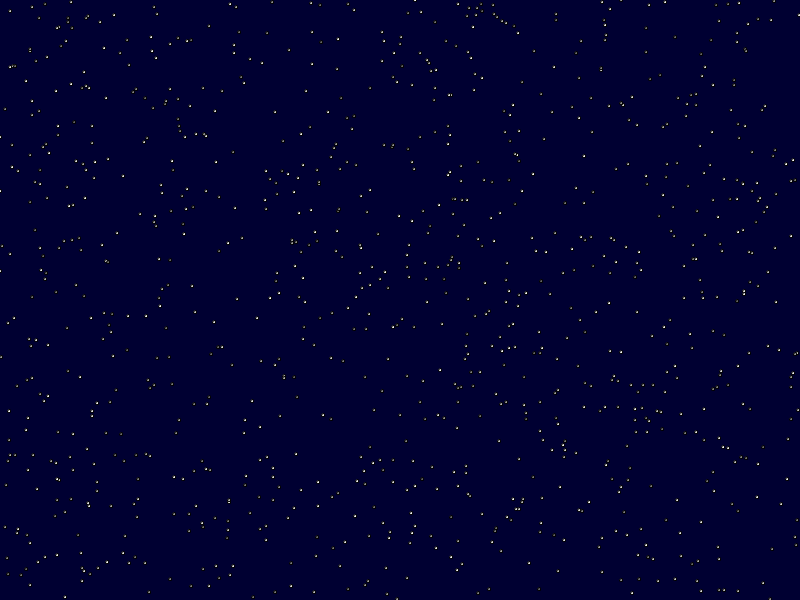
Frame 1 (no input)
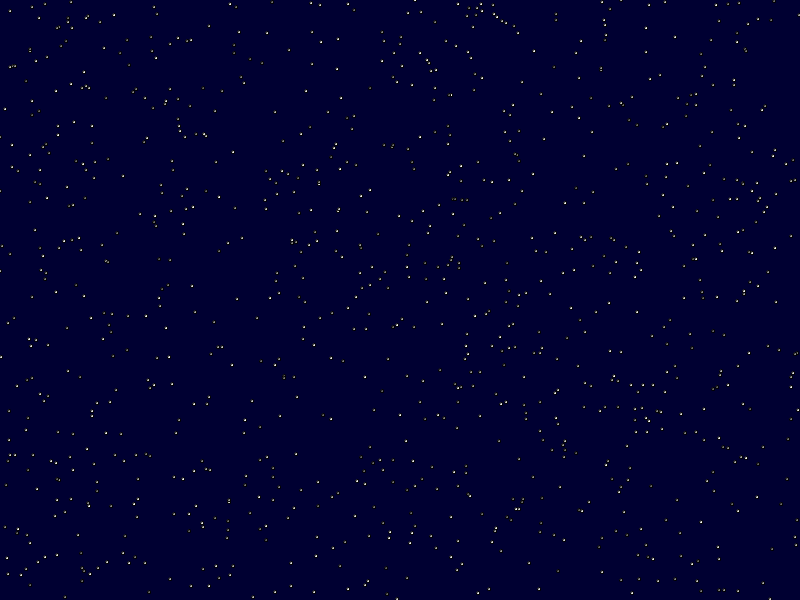
Frame 60 (the mouse pressed at the canvas centre just before this capture)
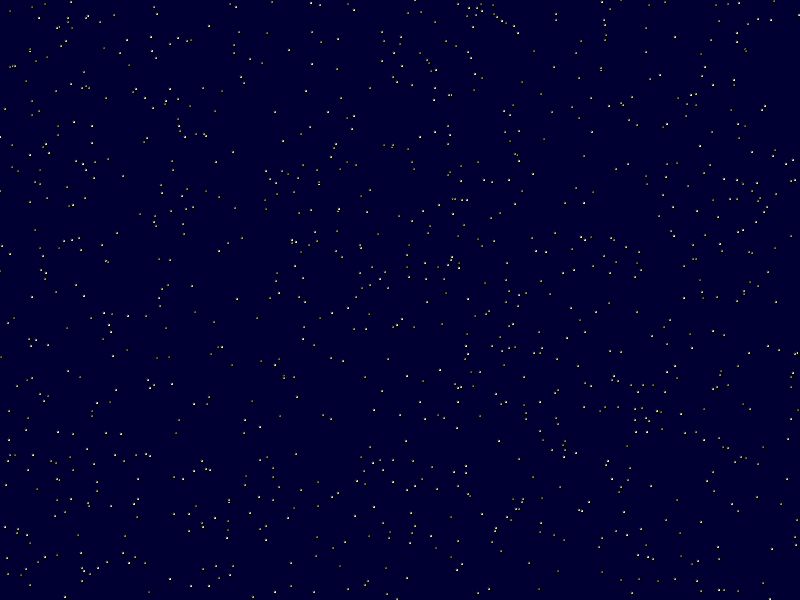
Frame 120 (the mouse held since frame 60 and released just before this capture)

The Processing sketch that drew these frames (run headless with seeded random() and noise(); from frame 60 on, the mouse is pressed at the canvas centre):

// Processing sketch: processing_41150
// ── processing_41150.pde

/*
  Create a sky with twinkling stars. An example of using arrays.
  Author: Charlie McDowell
 */
 
int[] starX = new int[1000];
int[] starY = new int[1000];
color[] starColor = new color[1000];

void setup() {
  size(800,600);
  for (int i = 0; i < 1000; i++) {
    starX[i] =(int)random(width);
    starY[i] = (int)random(height);
    starColor[i] = color((int)random(100,255));
  }
}

void draw() {
  background(0,0,50);
  for (int i = 0; i < 1000; i++) {
    //fill(random(100,255));
    if (random(10) < 1) {
      starColor[i] = (int)random(100,255);
    }
    fill(starColor[i]);
    ellipse(starX[i], starY[i], 3, 3);
  }
}
